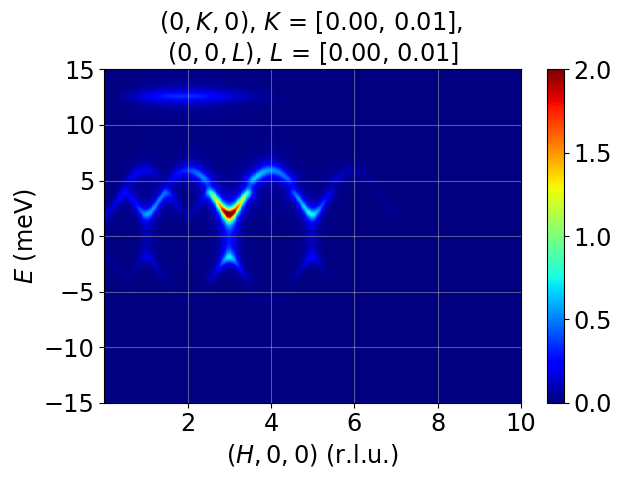

Generate this figure with Python:
# -*- coding: utf-8 -*-
import sys
from pathlib import Path

sys.path.append(str(Path(__file__).parent.parent) + "/pyLiSW")
from Atoms import Atoms
from Bonds import Bonds
from Sample import Sample
from LSWT import LSWT
from utils import gamma_fnc
from matplotlib import pyplot as plt
import numpy as np


# -------------------------------------------------------------
# 1d AFM chain of three ions ABA, spin along z
# -------------------------------------------------------------
if __name__ == "__main__":
    # lattice parameters in Angstrom
    a = 3
    # determin the effective lattice parameters
    a_eff = 2 * a
    b_eff = a
    c_eff = a
    # propagation vector
    tau = (0, 0, 0)
    # vector perpendicular to the plane of rotation
    n = (0, 1, 0)
    # temperature
    te = 20
    afm_chain_ABA = Sample((a_eff, b_eff, c_eff), tau, n, te, gamma_fnc=gamma_fnc)
    # -------------------------------------------------------------
    # Add atoms
    # -------------------------------------------------------------
    s1 = 5 / 2
    s2 = 1
    z = 0.2
    aniso = [[0, 0, 0], [0, 0, 0], [0, 0, -0.1]]
    # atom postions with effective lattice parameters
    atoms = [
        Atoms(t=(0.25, 0, 0), ion="Mn2", spin=s1, aniso=aniso),
        Atoms(
            t=(0.25 + z / 2, 0, 0),
            ion="Mn2",
            spin=s2,
            theta=np.pi,
            n_Rp=(0, 1, 0),
            aniso=aniso,
        ),
        Atoms(
            t=(0.25 - z / 2, 0, 0),
            ion="Mn2",
            spin=s2,
            theta=np.pi,
            n_Rp=(0, 1, 0),
            aniso=aniso,
        ),
        Atoms(
            t=(0.75, 0, 0),
            ion="Mn2",
            spin=s1,
            aniso=aniso,
            theta=np.pi,
            n_Rp=(0, 1, 0),
        ),
        Atoms(t=(0.75 + z / 2, 0, 0), ion="Mn2", spin=s2, aniso=aniso),
        Atoms(t=(0.75 - z / 2, 0, 0), ion="Mn2", spin=s2, aniso=aniso),
    ]
    afm_chain_ABA.add_atoms(atoms)
    # -------------------------------------------------------------
    # Add bonds
    # -------------------------------------------------------------
    jMS = 5  # AFM
    jMM = 0.25  # AFM
    bonds = [
        Bonds(afm_chain_ABA, 0, 1, j=jMS),
        Bonds(afm_chain_ABA, 0, 2, j=jMS),
        Bonds(afm_chain_ABA, 0, 3, j=jMM),
        Bonds(afm_chain_ABA, 3, 4, j=jMS),
        Bonds(afm_chain_ABA, 3, 5, j=jMS),
        Bonds(afm_chain_ABA, 3, 0, r1=(1, 0, 0), j=jMM),
    ]
    afm_chain_ABA.add_bonds(bonds)
    # -------------------------------------------------------------
    # Simulate dispersion
    # -------------------------------------------------------------
    axes = ["(H,0,0)", "(0,K,0)", "(0,0,L)"]
    proj_axes = [[1, 0, 0], [0, 1, 0], [0, 0, 1]]
    qe_range = (
        [1e-3, 10.02, 0.02],
        [0.00, 0.01, 0.01],
        [0.00, 0.01, 0.01],
        [-20, 20, 0.01],
    )
    sim_qespace = LSWT(qe_range, afm_chain_ABA, proj_axes)
    sim_qespace.dispersion_calc()
    sim_qespace.plot_disp("x")
    # -------------------------------------------------------------
    # Simulate intensities
    # -------------------------------------------------------------
    slice_range = (
        [1e-3, 10.02, 0.02],
        [0.00, 0.01],
        [0.00, 0.01],
        [-15, 15.01, 0.01],
    )
    sim_qespace.inten_calc()
    sim_qespace.slice(slice_range, plot_axes=(0, 3), SIM=True, vmin=0, vmax=2)
    # -------------------------------------------------------------
    # Making cuts
    # -------------------------------------------------------------
    # cut_range = (
    #     [0.5, 0.52],
    #     [0.00, 0.01],
    #     [0.00, 0.01],
    #     [-15, 15.01, 0.01],
    # )
    # sim_qespace.cut(cut_range, plot_axis=3, SIM=True)

    plt.show()
